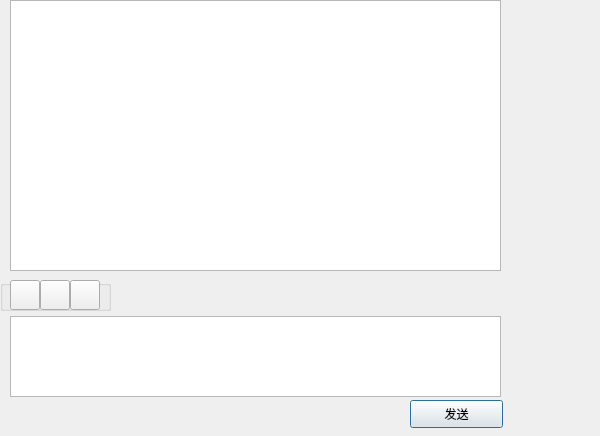
<?xml version="1.0" encoding="UTF-8"?>
<ui version="4.0">
 <class>ChatDialog</class>
 <widget class="QDialog" name="ChatDialog">
  <property name="geometry">
   <rect>
    <x>0</x>
    <y>0</y>
    <width>600</width>
    <height>436</height>
   </rect>
  </property>
  <property name="minimumSize">
   <size>
    <width>600</width>
    <height>436</height>
   </size>
  </property>
  <property name="maximumSize">
   <size>
    <width>600</width>
    <height>436</height>
   </size>
  </property>
  <property name="windowTitle">
   <string>Dialog</string>
  </property>
  <widget class="QTextBrowser" name="tb_chat">
   <property name="geometry">
    <rect>
     <x>10</x>
     <y>0</y>
     <width>491</width>
     <height>271</height>
    </rect>
   </property>
  </widget>
  <widget class="QTextEdit" name="te_chat">
   <property name="geometry">
    <rect>
     <x>10</x>
     <y>316</y>
     <width>491</width>
     <height>81</height>
    </rect>
   </property>
  </widget>
  <widget class="QPushButton" name="pb_send">
   <property name="geometry">
    <rect>
     <x>410</x>
     <y>400</y>
     <width>93</width>
     <height>28</height>
    </rect>
   </property>
   <property name="text">
    <string>发送</string>
   </property>
  </widget>
  <widget class="QGroupBox" name="groupBox">
   <property name="geometry">
    <rect>
     <x>0</x>
     <y>280</y>
     <width>111</width>
     <height>31</height>
    </rect>
   </property>
   <property name="title">
    <string/>
   </property>
   <widget class="QPushButton" name="pb_tool3">
    <property name="geometry">
     <rect>
      <x>70</x>
      <y>0</y>
      <width>30</width>
      <height>30</height>
     </rect>
    </property>
    <property name="text">
     <string/>
    </property>
   </widget>
   <widget class="QPushButton" name="pb_tool2">
    <property name="geometry">
     <rect>
      <x>40</x>
      <y>0</y>
      <width>30</width>
      <height>30</height>
     </rect>
    </property>
    <property name="text">
     <string/>
    </property>
   </widget>
   <widget class="QPushButton" name="pb_tool1">
    <property name="geometry">
     <rect>
      <x>10</x>
      <y>0</y>
      <width>30</width>
      <height>30</height>
     </rect>
    </property>
    <property name="text">
     <string/>
    </property>
   </widget>
  </widget>
 </widget>
 <resources/>
 <connections/>
</ui>
